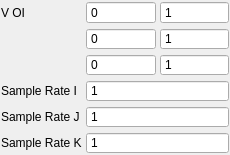
<?xml version="1.0" encoding="UTF-8"?>
<ui version="4.0">
 <class>VSCropFilterWidget</class>
 <widget class="QWidget" name="VSCropFilterWidget">
  <property name="geometry">
   <rect>
    <x>0</x>
    <y>0</y>
    <width>230</width>
    <height>155</height>
   </rect>
  </property>
  <property name="minimumSize">
   <size>
    <width>230</width>
    <height>155</height>
   </size>
  </property>
  <property name="windowTitle">
   <string>Crop Filter Widget</string>
  </property>
  <layout class="QGridLayout" name="gridLayout">
   <property name="leftMargin">
    <number>1</number>
   </property>
   <property name="topMargin">
    <number>1</number>
   </property>
   <property name="rightMargin">
    <number>1</number>
   </property>
   <property name="bottomMargin">
    <number>1</number>
   </property>
   <property name="spacing">
    <number>4</number>
   </property>
   <item row="0" column="0">
    <widget class="QLabel" name="voiLabel">
     <property name="text">
      <string>V OI</string>
     </property>
    </widget>
   </item>
   <item row="0" column="1">
    <widget class="QSpinBox" name="xMinSpinBox">
     <property name="buttonSymbols">
      <enum>QAbstractSpinBox::NoButtons</enum>
     </property>
     <property name="maximum">
      <number>200</number>
     </property>
    </widget>
   </item>
   <item row="0" column="2">
    <widget class="QSpinBox" name="xMaxSpinBox">
     <property name="buttonSymbols">
      <enum>QAbstractSpinBox::NoButtons</enum>
     </property>
     <property name="minimum">
      <number>1</number>
     </property>
     <property name="maximum">
      <number>200</number>
     </property>
    </widget>
   </item>
   <item row="1" column="1">
    <widget class="QSpinBox" name="yMinSpinBox">
     <property name="buttonSymbols">
      <enum>QAbstractSpinBox::NoButtons</enum>
     </property>
     <property name="maximum">
      <number>200</number>
     </property>
    </widget>
   </item>
   <item row="1" column="2">
    <widget class="QSpinBox" name="yMaxSpinBox">
     <property name="buttonSymbols">
      <enum>QAbstractSpinBox::NoButtons</enum>
     </property>
     <property name="minimum">
      <number>1</number>
     </property>
     <property name="maximum">
      <number>200</number>
     </property>
    </widget>
   </item>
   <item row="2" column="1">
    <widget class="QSpinBox" name="zMinSpinBox">
     <property name="buttonSymbols">
      <enum>QAbstractSpinBox::NoButtons</enum>
     </property>
     <property name="maximum">
      <number>200</number>
     </property>
    </widget>
   </item>
   <item row="2" column="2">
    <widget class="QSpinBox" name="zMaxSpinBox">
     <property name="buttonSymbols">
      <enum>QAbstractSpinBox::NoButtons</enum>
     </property>
     <property name="minimum">
      <number>1</number>
     </property>
     <property name="maximum">
      <number>200</number>
     </property>
    </widget>
   </item>
   <item row="3" column="0">
    <widget class="QLabel" name="sampleRateILabel">
     <property name="text">
      <string>Sample Rate I</string>
     </property>
    </widget>
   </item>
   <item row="3" column="1" colspan="2">
    <widget class="QSpinBox" name="sampleISpinBox">
     <property name="buttonSymbols">
      <enum>QAbstractSpinBox::NoButtons</enum>
     </property>
     <property name="minimum">
      <number>1</number>
     </property>
    </widget>
   </item>
   <item row="4" column="0">
    <widget class="QLabel" name="sampleRateJLabel">
     <property name="text">
      <string>Sample Rate J</string>
     </property>
    </widget>
   </item>
   <item row="4" column="1" colspan="2">
    <widget class="QSpinBox" name="sampleJSpinBox">
     <property name="buttonSymbols">
      <enum>QAbstractSpinBox::NoButtons</enum>
     </property>
     <property name="minimum">
      <number>1</number>
     </property>
    </widget>
   </item>
   <item row="5" column="0">
    <widget class="QLabel" name="sampleRateKLabel">
     <property name="text">
      <string>Sample Rate K</string>
     </property>
    </widget>
   </item>
   <item row="5" column="1" colspan="2">
    <widget class="QSpinBox" name="sampleKSpinBox">
     <property name="buttonSymbols">
      <enum>QAbstractSpinBox::NoButtons</enum>
     </property>
     <property name="minimum">
      <number>1</number>
     </property>
    </widget>
   </item>
  </layout>
 </widget>
 <resources/>
 <connections/>
</ui>
